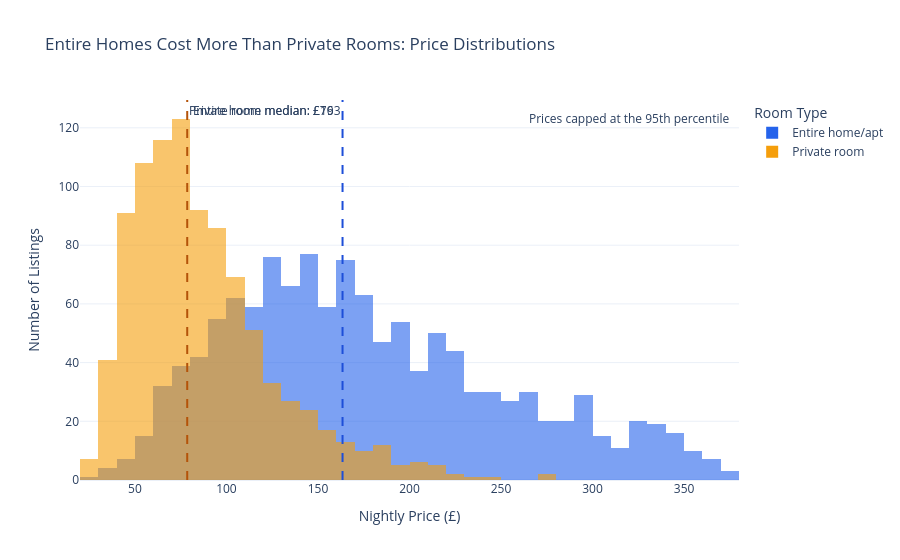

Notebook code cell kept with this figure:
### Markdown cell above
## Task 1 — Histogram: price by room type (overlapping distributions)

**What to build:** A histogram showing price distributions for **Entire home/apt vs Private room** (exclude Shared room — too few observations) overlaid on the same chart.

**Requirements:**
- Both room types on the same chart (use `color='room_type'`)
- `barmode='overlay'` with `opacity=0.6` so both distributions are visible
- A vertical line for the median of EACH room type, differently coloured
- Insight title comparing the two distributions

> 💡 `df_cap[df_cap['room_type'].isin(['Entire home/apt','Private room'])]`

### Code cell
# Task 1
# YOUR CODE HERE
# Task 1: Price distribution by room type

import plotly.graph_objects as go

# Select the two room types and exclude prices above the 95th percentile
df_task1 = df_cap[
    df_cap["room_type"].isin(["Entire home/apt", "Private room"])
].copy()

# Calculate the median price for each room type
medians = df_task1.groupby("room_type")["price"].median()

# Create the overlapping histogram
fig = px.histogram(
    df_task1,
    x="price",
    color="room_type",
    barmode="overlay",
    opacity=0.6,
    nbins=40,
    title="Entire Homes Cost More Than Private Rooms: Price Distributions",
    labels={
        "price": "Nightly Price (£)",
        "room_type": "Room Type"
    },
    color_discrete_map={
        "Entire home/apt": "#2563eb",
        "Private room": "#f59e0b"
    }
)

# Add a separate median reference line for each room type
fig.add_vline(
    x=medians["Entire home/apt"],
    line_color="#1d4ed8",
    line_dash="dash",
    annotation_text=f"Entire home median: £{medians['Entire home/apt']:.0f}",
    annotation_position="top left"
)

fig.add_vline(
    x=medians["Private room"],
    line_color="#b45309",
    line_dash="dash",
    annotation_text=f"Private room median: £{medians['Private room']:.0f}",
    annotation_position="top right"
)

fig.add_annotation(
    x=0.99,
    y=0.98,
    xref="paper",
    yref="paper",
    text="Prices capped at the 95th percentile",
    showarrow=False,
    xanchor="right",
    yanchor="top"
)

fig.update_layout(
    xaxis_title="Nightly Price (£)",
    yaxis_title="Number of Listings",
    legend_title="Room Type",
    template="plotly_white"
)

fig.show()

print("Median prices:")
print(medians.round(2))

### Figure 1 — Plotly figure (JSON) as saved in the notebook; plotly's stock layout.template omitted (floating-point values rounded to 4 significant figures; data arrays with more than 128 entries replaced by an {"elided": "..."} marker saying what was removed)
{"data": [{"bingroup": "x", "hovertemplate": "Room Type=Entire home/apt<br>Nightly Price (£)=%{x}<br>count=%{y}<extra></extra>", "legendgroup": "Entire home/apt", "marker": {"color": "#2563eb", "opacity": 0.6, "pattern": {"shape": ""}}, "name": "Entire home/apt", "nbinsx": 40, "orientation": "v", "showlegend": true, "type": "histogram", "x": {"elided": "1251 float values"}, "xaxis": "x", "yaxis": "y"}, {"bingroup": "x", "hovertemplate": "Room Type=Private room<br>Nightly Price (£)=%{x}<br>count=%{y}<extra></extra>", "legendgroup": "Private room", "marker": {"color": "#f59e0b", "opacity": 0.6, "pattern": {"shape": ""}}, "name": "Private room", "nbinsx": 40, "orientation": "v", "showlegend": true, "type": "histogram", "x": {"elided": "942 float values"}, "xaxis": "x", "yaxis": "y"}], "layout": {"annotations": [{"showarrow": false, "text": "Entire home median: £163", "x": 163.4, "xanchor": "right", "xref": "x", "y": 1, "yanchor": "top", "yref": "y domain"}, {"showarrow": false, "text": "Private room median: £79", "x": 78.57, "xanchor": "left", "xref": "x", "y": 1, "yanchor": "top", "yref": "y domain"}, {"showarrow": false, "text": "Prices capped at the 95th percentile", "x": 0.99, "xanchor": "right", "xref": "paper", "y": 0.98, "yanchor": "top", "yref": "paper"}], "barmode": "overlay", "legend": {"title": {"text": "Room Type"}, "tracegroupgap": 0}, "shapes": [{"line": {"color": "#1d4ed8", "dash": "dash"}, "type": "line", "x0": 163.4, "x1": 163.4, "xref": "x", "y0": 0, "y1": 1, "yref": "y domain"}, {"line": {"color": "#b45309", "dash": "dash"}, "type": "line", "x0": 78.57, "x1": 78.57, "xref": "x", "y0": 0, "y1": 1, "yref": "y domain"}], "title": {"text": "Entire Homes Cost More Than Private Rooms: Price Distributions"}, "xaxis": {"anchor": "y", "domain": [0, 1], "title": {"text": "Nightly Price (£)"}}, "yaxis": {"anchor": "x", "domain": [0, 1], "title": {"text": "Number of Listings"}}}}
